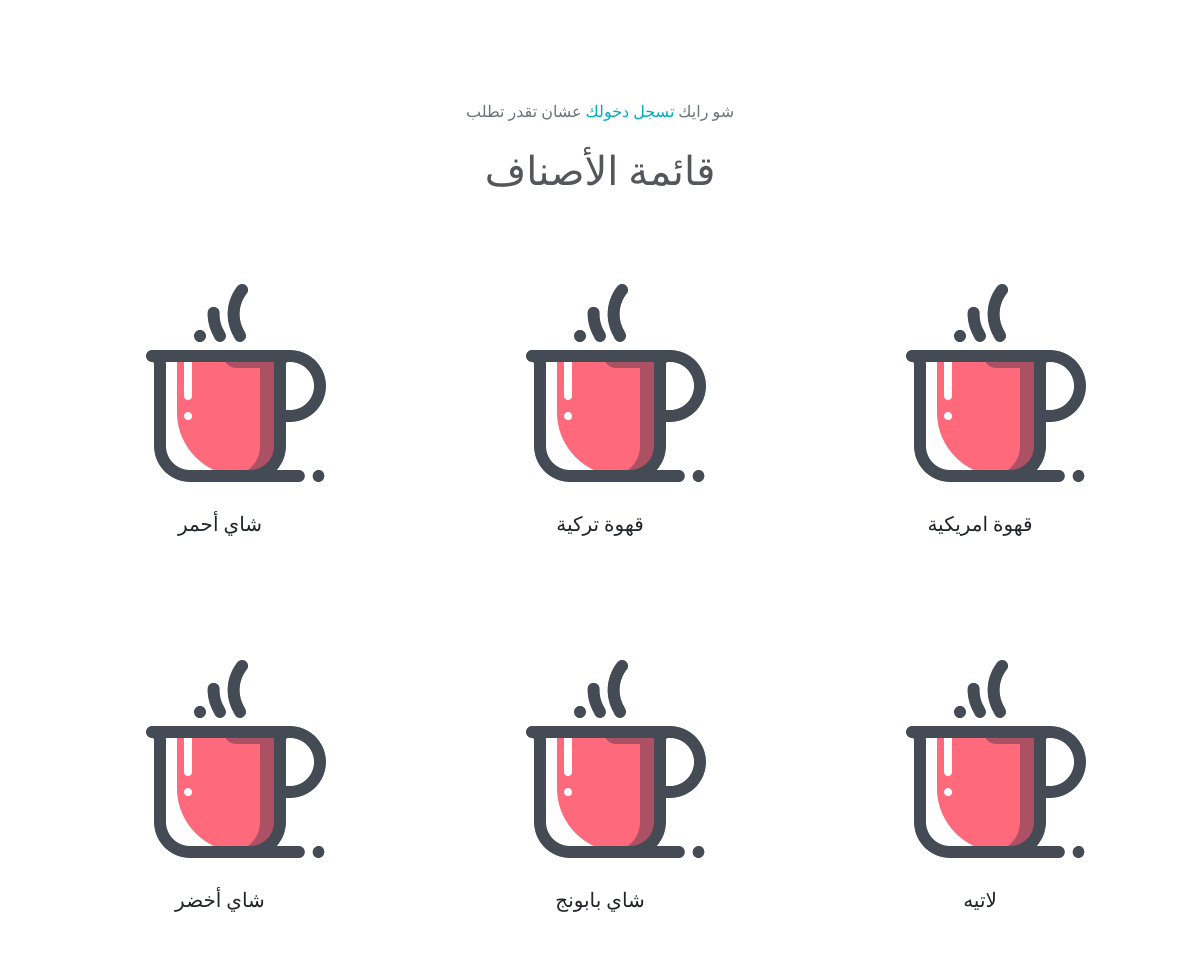
The app's page /items/ with its own data.
### tea_boy/models.py (models this page shows, shortened)
class Item(models.Model):
    name = models.CharField(
        max_length = 64,
        null = False,
        blank = False,
        unique = True
        )
    description = models.CharField(
        max_length = 128,
        null = True,
        blank = True
        )
    image = models.ImageField(null = True, blank = True)
    is_active = models.BooleanField(default = True)
    created_at = models.DateTimeField(auto_now_add = True)
    updated_at = models.DateTimeField(auto_now = True)

### tea_boy/views.py (the view)
# urls.py: path('items/', views.items_list, name='items-list'),
def items_list(request):
    context = {
        "items": Item.objects.all()
    }
    return render(request, 'items_list.html', context)

### tea_boy/templates/items_list.html (shortened to what this page needs)
{% extends 'base.html' %}
{% load static %}
{% block content %}
{% if request.user.is_anonymous %}
	<p class="form-text text-muted text-center">شو رايك
	<a href="{% url 'login' %}"> تسجل دخولك </a> عشان تقدر تطلب</p>
	<h1 class="text-center mt-4">قائمة الأصناف</h1>
    <div class="row my-3">
		{% for item in items %}
			<div class="col-12 col-sm-6 col-md-4">
				<div class="card my-4">
					<div class="card-body text-center">
						{% if item.image %}
							<div class="col-12">
								<img src="{{item.image.url}}" alt="{{item.name}}">
							</div>
							<div class="col-12">
								<h5 class="items-list">{{item.name}}</h5>
							</div>
						{% endif %}
					</div>
				</div>
			</div>
		{% endfor %}
	</div>
	<br><br>
	{% endif %}
{% endblock content %}

### tea_boy/static/css/style.css (style rules this page uses)
:root { --blue: #2c8ef8; --indigo: #727cf5; --purple: #6b5eae; --pink: #ff679b; --red: #fa5c7c; --orange: #fd7e14; --yellow: #ffbc00; --green: #0acf97; --teal: #02a8b5; --cyan: #39afd1; --white: #fff; --gray: #98a6ad; --gray-light: #313a45; --gray-dark: #343a40; --primary: #727cf5; --secondary: #6c757d; --success: #0acf97; --info: #39afd1; --warning: #ffbc00; --danger: #fa5c7c; --light: #e3eaef; --gray-white: #fafbfe; --safcsp-blue: #00aebc; --safcsp-dark: #54565a; --dark: #313a46; --gray-border: .4px solid #d7dadf; --gray-border-bottom: 3px solid #f1f1f1; --shadow: 0 0 35px 0 rgba(154,161,171,.15); }
body { font-family: 'El Messiri', sans-serif; background-color: var(--light-gray); }
.card { border: none; }
img { max-width: 100%; max-height: 100%; }
h1 { color: var(--safcsp-dark); }
a { color: var(--safcsp-blue); text-decoration: none; }

### records on screen
Item: image (picture), name "قهوة امريكية"
Item: image (picture), name "قهوة تركية"
Item: image (picture), name "شاي أحمر"
Item: image (picture), name "لاتيه"
Item: image (picture), name "شاي بابونج"
Item: image (picture), name "شاي أخضر"
